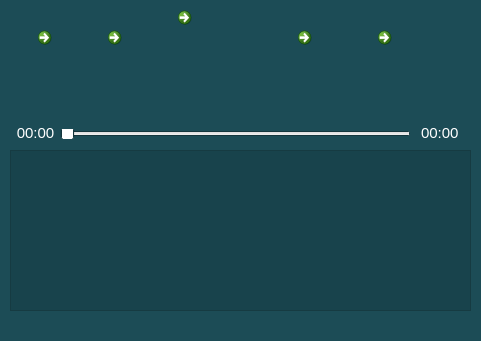
   <widget class="QWidget" name="wPlayer" native="true">
    <property name="enabled">
     <bool>true</bool>
    </property>
    <property name="geometry">
     <rect>
      <x>110</x>
      <y>50</y>
      <width>481</width>
      <height>341</height>
     </rect>
    </property>
    <property name="palette">
     <palette>
      <active>
       <colorrole role="WindowText">
        <brush brushstyle="SolidPattern">
         <color alpha="255">
          <red>0</red>
          <green>0</green>
          <blue>0</blue>
         </color>
        </brush>
       </colorrole>
       <colorrole role="Button">
        <brush brushstyle="SolidPattern">
         <color alpha="255">
          <red>255</red>
          <green>255</green>
          <blue>255</blue>
         </color>
        </brush>
       </colorrole>
       <colorrole role="Light">
        <brush brushstyle="SolidPattern">
         <color alpha="255">
          <red>255</red>
          <green>255</green>
          <blue>255</blue>
         </color>
        </brush>
       </colorrole>
       <colorrole role="Midlight">
        <brush brushstyle="SolidPattern">
         <color alpha="255">
          <red>255</red>
          <green>255</green>
          <blue>255</blue>
         </color>
        </brush>
       </colorrole>
       <colorrole role="Dark">
        <brush brushstyle="SolidPattern">
         <color alpha="255">
          <red>127</red>
          <green>127</green>
          <blue>127</blue>
         </color>
        </brush>
       </colorrole>
       <colorrole role="Mid">
        <brush brushstyle="SolidPattern">
         <color alpha="255">
          <red>170</red>
          <green>170</green>
          <blue>170</blue>
         </color>
        </brush>
       </colorrole>
       <colorrole role="Text">
        <brush brushstyle="SolidPattern">
         <color alpha="255">
          <red>0</red>
          <green>0</green>
          <blue>0</blue>
         </color>
        </brush>
       </colorrole>
       <colorrole role="BrightText">
        <brush brushstyle="SolidPattern">
         <color alpha="255">
          <red>255</red>
          <green>255</green>
          <blue>255</blue>
         </color>
        </brush>
       </colorrole>
       <colorrole role="ButtonText">
        <brush brushstyle="SolidPattern">
         <color alpha="255">
          <red>0</red>
          <green>0</green>
          <blue>0</blue>
         </color>
        </brush>
       </colorrole>
       <colorrole role="Base">
        <brush brushstyle="SolidPattern">
         <color alpha="255">
          <red>255</red>
          <green>255</green>
          <blue>255</blue>
         </color>
        </brush>
       </colorrole>
       <colorrole role="Window">
        <brush brushstyle="SolidPattern">
         <color alpha="255">
          <red>28</red>
          <green>76</green>
          <blue>86</blue>
         </color>
        </brush>
       </colorrole>
       <colorrole role="Shadow">
        <brush brushstyle="SolidPattern">
         <color alpha="255">
          <red>0</red>
          <green>0</green>
          <blue>0</blue>
         </color>
        </brush>
       </colorrole>
       <colorrole role="AlternateBase">
        <brush brushstyle="SolidPattern">
         <color alpha="255">
          <red>255</red>
          <green>255</green>
          <blue>255</blue>
         </color>
        </brush>
       </colorrole>
       <colorrole role="ToolTipBase">
        <brush brushstyle="SolidPattern">
         <color alpha="255">
          <red>255</red>
          <green>255</green>
          <blue>220</blue>
         </color>
        </brush>
       </colorrole>
       <colorrole role="ToolTipText">
        <brush brushstyle="SolidPattern">
         <color alpha="255">
          <red>0</red>
          <green>0</green>
          <blue>0</blue>
         </color>
        </brush>
       </colorrole>
       <colorrole role="PlaceholderText">
        <brush brushstyle="SolidPattern">
         <color alpha="128">
          <red>0</red>
          <green>0</green>
          <blue>0</blue>
         </color>
        </brush>
       </colorrole>
      </active>
      <inactive>
       <colorrole role="WindowText">
        <brush brushstyle="SolidPattern">
         <color alpha="255">
          <red>0</red>
          <green>0</green>
          <blue>0</blue>
         </color>
        </brush>
       </colorrole>
       <colorrole role="Button">
        <brush brushstyle="SolidPattern">
         <color alpha="255">
          <red>255</red>
          <green>255</green>
          <blue>255</blue>
         </color>
        </brush>
       </colorrole>
       <colorrole role="Light">
        <brush brushstyle="SolidPattern">
         <color alpha="255">
          <red>255</red>
          <green>255</green>
          <blue>255</blue>
         </color>
        </brush>
       </colorrole>
       <colorrole role="Midlight">
        <brush brushstyle="SolidPattern">
         <color alpha="255">
          <red>255</red>
          <green>255</green>
          <blue>255</blue>
         </color>
        </brush>
       </colorrole>
       <colorrole role="Dark">
        <brush brushstyle="SolidPattern">
         <color alpha="255">
          <red>127</red>
          <green>127</green>
          <blue>127</blue>
         </color>
        </brush>
       </colorrole>
       <colorrole role="Mid">
        <brush brushstyle="SolidPattern">
         <color alpha="255">
          <red>170</red>
          <green>170</green>
          <blue>170</blue>
         </color>
        </brush>
       </colorrole>
       <colorrole role="Text">
        <brush brushstyle="SolidPattern">
         <color alpha="255">
          <red>0</red>
          <green>0</green>
          <blue>0</blue>
         </color>
        </brush>
       </colorrole>
       <colorrole role="BrightText">
        <brush brushstyle="SolidPattern">
         <color alpha="255">
          <red>255</red>
          <green>255</green>
          <blue>255</blue>
         </color>
        </brush>
       </colorrole>
       <colorrole role="ButtonText">
        <brush brushstyle="SolidPattern">
         <color alpha="255">
          <red>0</red>
          <green>0</green>
          <blue>0</blue>
         </color>
        </brush>
       </colorrole>
       <colorrole role="Base">
        <brush brushstyle="SolidPattern">
         <color alpha="255">
          <red>255</red>
          <green>255</green>
          <blue>255</blue>
         </color>
        </brush>
       </colorrole>
       <colorrole role="Window">
        <brush brushstyle="SolidPattern">
         <color alpha="255">
          <red>28</red>
          <green>76</green>
          <blue>86</blue>
         </color>
        </brush>
       </colorrole>
       <colorrole role="Shadow">
        <brush brushstyle="SolidPattern">
         <color alpha="255">
          <red>0</red>
          <green>0</green>
          <blue>0</blue>
         </color>
        </brush>
       </colorrole>
       <colorrole role="AlternateBase">
        <brush brushstyle="SolidPattern">
         <color alpha="255">
          <red>255</red>
          <green>255</green>
          <blue>255</blue>
         </color>
        </brush>
       </colorrole>
       <colorrole role="ToolTipBase">
        <brush brushstyle="SolidPattern">
         <color alpha="255">
          <red>255</red>
          <green>255</green>
          <blue>220</blue>
         </color>
        </brush>
       </colorrole>
       <colorrole role="ToolTipText">
        <brush brushstyle="SolidPattern">
         <color alpha="255">
          <red>0</red>
          <green>0</green>
          <blue>0</blue>
         </color>
        </brush>
       </colorrole>
       <colorrole role="PlaceholderText">
        <brush brushstyle="SolidPattern">
         <color alpha="128">
          <red>0</red>
          <green>0</green>
          <blue>0</blue>
         </color>
        </brush>
       </colorrole>
      </inactive>
      <disabled>
       <colorrole role="WindowText">
        <brush brushstyle="SolidPattern">
         <color alpha="255">
          <red>127</red>
          <green>127</green>
          <blue>127</blue>
         </color>
        </brush>
       </colorrole>
       <colorrole role="Button">
        <brush brushstyle="SolidPattern">
         <color alpha="255">
          <red>255</red>
          <green>255</green>
          <blue>255</blue>
         </color>
        </brush>
       </colorrole>
       <colorrole role="Light">
        <brush brushstyle="SolidPattern">
         <color alpha="255">
          <red>255</red>
          <green>255</green>
          <blue>255</blue>
         </color>
        </brush>
       </colorrole>
       <colorrole role="Midlight">
        <brush brushstyle="SolidPattern">
         <color alpha="255">
          <red>255</red>
          <green>255</green>
          <blue>255</blue>
         </color>
        </brush>
       </colorrole>
       <colorrole role="Dark">
        <brush brushstyle="SolidPattern">
         <color alpha="255">
          <red>127</red>
          <green>127</green>
          <blue>127</blue>
         </color>
        </brush>
       </colorrole>
       <colorrole role="Mid">
        <brush brushstyle="SolidPattern">
         <color alpha="255">
          <red>170</red>
          <green>170</green>
          <blue>170</blue>
         </color>
        </brush>
       </colorrole>
       <colorrole role="Text">
        <brush brushstyle="SolidPattern">
         <color alpha="255">
          <red>127</red>
          <green>127</green>
          <blue>127</blue>
         </color>
        </brush>
       </colorrole>
       <colorrole role="BrightText">
        <brush brushstyle="SolidPattern">
         <color alpha="255">
          <red>255</red>
          <green>255</green>
          <blue>255</blue>
         </color>
        </brush>
       </colorrole>
       <colorrole role="ButtonText">
        <brush brushstyle="SolidPattern">
         <color alpha="255">
          <red>127</red>
          <green>127</green>
          <blue>127</blue>
         </color>
        </brush>
       </colorrole>
       <colorrole role="Base">
        <brush brushstyle="SolidPattern">
         <color alpha="255">
          <red>28</red>
          <green>76</green>
          <blue>86</blue>
         </color>
        </brush>
       </colorrole>
       <colorrole role="Window">
        <brush brushstyle="SolidPattern">
         <color alpha="255">
          <red>28</red>
          <green>76</green>
          <blue>86</blue>
         </color>
        </brush>
       </colorrole>
       <colorrole role="Shadow">
        <brush brushstyle="SolidPattern">
         <color alpha="255">
          <red>0</red>
          <green>0</green>
          <blue>0</blue>
         </color>
        </brush>
       </colorrole>
       <colorrole role="AlternateBase">
        <brush brushstyle="SolidPattern">
         <color alpha="255">
          <red>255</red>
          <green>255</green>
          <blue>255</blue>
         </color>
        </brush>
       </colorrole>
       <colorrole role="ToolTipBase">
        <brush brushstyle="SolidPattern">
         <color alpha="255">
          <red>255</red>
          <green>255</green>
          <blue>220</blue>
         </color>
        </brush>
       </colorrole>
       <colorrole role="ToolTipText">
        <brush brushstyle="SolidPattern">
         <color alpha="255">
          <red>0</red>
          <green>0</green>
          <blue>0</blue>
         </color>
        </brush>
       </colorrole>
       <colorrole role="PlaceholderText">
        <brush brushstyle="SolidPattern">
         <color alpha="128">
          <red>0</red>
          <green>0</green>
          <blue>0</blue>
         </color>
        </brush>
       </colorrole>
      </disabled>
     </palette>
    </property>
    <property name="autoFillBackground">
     <bool>true</bool>
    </property>
    <widget class="QCommandLinkButton" name="btnPlay">
     <property name="geometry">
      <rect>
       <x>170</x>
       <y>0</y>
       <width>131</width>
       <height>131</height>
      </rect>
     </property>
     <property name="text">
      <string/>
     </property>
     <property name="icon">
      <iconset>
       <normaloff>../Icones/Play2.png</normaloff>../Icones/Play2.png</iconset>
     </property>
     <property name="iconSize">
      <size>
       <width>120</width>
       <height>120</height>
      </size>
     </property>
    </widget>
    <widget class="QCommandLinkButton" name="btnVoltar">
     <property name="geometry">
      <rect>
       <x>30</x>
       <y>20</y>
       <width>80</width>
       <height>81</height>
      </rect>
     </property>
     <property name="text">
      <string/>
     </property>
     <property name="icon">
      <iconset>
       <normaloff>../Icones/preview2.png</normaloff>../Icones/preview2.png</iconset>
     </property>
     <property name="iconSize">
      <size>
       <width>70</width>
       <height>70</height>
      </size>
     </property>
    </widget>
    <widget class="QCommandLinkButton" name="btnAdiantar">
     <property name="geometry">
      <rect>
       <x>370</x>
       <y>20</y>
       <width>80</width>
       <height>81</height>
      </rect>
     </property>
     <property name="text">
      <string/>
     </property>
     <property name="icon">
      <iconset>
       <normaloff>../Icones/Next2.png</normaloff>../Icones/Next2.png</iconset>
     </property>
     <property name="iconSize">
      <size>
       <width>70</width>
       <height>70</height>
      </size>
     </property>
    </widget>
    <widget class="QLabel" name="lblMsgPlayer">
     <property name="geometry">
      <rect>
       <x>10</x>
       <y>316</y>
       <width>451</width>
       <height>20</height>
      </rect>
     </property>
     <property name="palette">
      <palette>
       <active>
        <colorrole role="WindowText">
         <brush brushstyle="SolidPattern">
          <color alpha="255">
           <red>255</red>
           <green>255</green>
           <blue>255</blue>
          </color>
         </brush>
        </colorrole>
       </active>
       <inactive>
        <colorrole role="WindowText">
         <brush brushstyle="SolidPattern">
          <color alpha="255">
           <red>255</red>
           <green>255</green>
           <blue>255</blue>
          </color>
         </brush>
        </colorrole>
       </inactive>
       <disabled>
        <colorrole role="WindowText">
         <brush brushstyle="SolidPattern">
          <color alpha="255">
           <red>127</red>
           <green>127</green>
           <blue>127</blue>
          </color>
         </brush>
        </colorrole>
       </disabled>
      </palette>
     </property>
     <property name="text">
      <string/>
     </property>
     <property name="alignment">
      <set>Qt::AlignCenter</set>
     </property>
    </widget>
    <widget class="QCommandLinkButton" name="btnStop">
     <property name="geometry">
      <rect>
       <x>100</x>
       <y>20</y>
       <width>81</width>
       <height>81</height>
      </rect>
     </property>
     <property name="text">
      <string/>
     </property>
     <property name="icon">
      <iconset>
       <normaloff>../Icones/stop2.png</normaloff>../Icones/stop2.png</iconset>
     </property>
     <property name="iconSize">
      <size>
       <width>70</width>
       <height>70</height>
      </size>
     </property>
    </widget>
    <widget class="QCommandLinkButton" name="btnRandom">
     <property name="geometry">
      <rect>
       <x>290</x>
       <y>20</y>
       <width>80</width>
       <height>81</height>
      </rect>
     </property>
     <property name="text">
      <string/>
     </property>
     <property name="icon">
      <iconset>
       <normaloff>../Icones/ramdom.png</normaloff>../Icones/ramdom.png</iconset>
     </property>
     <property name="iconSize">
      <size>
       <width>70</width>
       <height>70</height>
      </size>
     </property>
    </widget>
    <widget class="QSlider" name="sldMusicPos">
     <property name="geometry">
      <rect>
       <x>60</x>
       <y>129</y>
       <width>351</width>
       <height>10</height>
      </rect>
     </property>
     <property name="orientation">
      <enum>Qt::Horizontal</enum>
     </property>
     <property name="invertedAppearance">
      <bool>false</bool>
     </property>
     <property name="invertedControls">
      <bool>false</bool>
     </property>
    </widget>
    <widget class="QLabel" name="lblTempoMusica">
     <property name="geometry">
      <rect>
       <x>10</x>
       <y>123</y>
       <width>51</width>
       <height>20</height>
      </rect>
     </property>
     <property name="palette">
      <palette>
       <active>
        <colorrole role="WindowText">
         <brush brushstyle="SolidPattern">
          <color alpha="255">
           <red>255</red>
           <green>255</green>
           <blue>255</blue>
          </color>
         </brush>
        </colorrole>
       </active>
       <inactive>
        <colorrole role="WindowText">
         <brush brushstyle="SolidPattern">
          <color alpha="255">
           <red>255</red>
           <green>255</green>
           <blue>255</blue>
          </color>
         </brush>
        </colorrole>
       </inactive>
       <disabled>
        <colorrole role="WindowText">
         <brush brushstyle="SolidPattern">
          <color alpha="255">
           <red>127</red>
           <green>127</green>
           <blue>127</blue>
          </color>
         </brush>
        </colorrole>
       </disabled>
      </palette>
     </property>
     <property name="font">
      <font>
       <pointsize>11</pointsize>
       <weight>50</weight>
       <bold>false</bold>
      </font>
     </property>
     <property name="contextMenuPolicy">
      <enum>Qt::DefaultContextMenu</enum>
     </property>
     <property name="text">
      <string>00:00</string>
     </property>
     <property name="alignment">
      <set>Qt::AlignCenter</set>
     </property>
    </widget>
    <widget class="QLabel" name="lblTempoTotal">
     <property name="geometry">
      <rect>
       <x>421</x>
       <y>123</y>
       <width>41</width>
       <height>20</height>
      </rect>
     </property>
     <property name="palette">
      <palette>
       <active>
        <colorrole role="WindowText">
         <brush brushstyle="SolidPattern">
          <color alpha="255">
           <red>255</red>
           <green>255</green>
           <blue>255</blue>
          </color>
         </brush>
        </colorrole>
       </active>
       <inactive>
        <colorrole role="WindowText">
         <brush brushstyle="SolidPattern">
          <color alpha="255">
           <red>255</red>
           <green>255</green>
           <blue>255</blue>
          </color>
         </brush>
        </colorrole>
       </inactive>
       <disabled>
        <colorrole role="WindowText">
         <brush brushstyle="SolidPattern">
          <color alpha="255">
           <red>127</red>
           <green>127</green>
           <blue>127</blue>
          </color>
         </brush>
        </colorrole>
       </disabled>
      </palette>
     </property>
     <property name="font">
      <font>
       <pointsize>11</pointsize>
      </font>
     </property>
     <property name="text">
      <string>00:00</string>
     </property>
    </widget>
    <widget class="QListView" name="listMusic">
     <property name="geometry">
      <rect>
       <x>10</x>
       <y>150</y>
       <width>461</width>
       <height>161</height>
      </rect>
     </property>
     <property name="palette">
      <palette>
       <active>
        <colorrole role="WindowText">
         <brush brushstyle="SolidPattern">
          <color alpha="255">
           <red>255</red>
           <green>255</green>
           <blue>255</blue>
          </color>
         </brush>
        </colorrole>
        <colorrole role="Text">
         <brush brushstyle="SolidPattern">
          <color alpha="255">
           <red>255</red>
           <green>255</green>
           <blue>255</blue>
          </color>
         </brush>
        </colorrole>
        <colorrole role="BrightText">
         <brush brushstyle="SolidPattern">
          <color alpha="255">
           <red>0</red>
           <green>85</green>
           <blue>127</blue>
          </color>
         </brush>
        </colorrole>
        <colorrole role="Base">
         <brush brushstyle="SolidPattern">
          <color alpha="255">
           <red>24</red>
           <green>67</green>
           <blue>76</blue>
          </color>
         </brush>
        </colorrole>
        <colorrole role="PlaceholderText">
         <brush brushstyle="NoBrush">
          <color alpha="128">
           <red>255</red>
           <green>255</green>
           <blue>255</blue>
          </color>
         </brush>
        </colorrole>
       </active>
       <inactive>
        <colorrole role="WindowText">
         <brush brushstyle="SolidPattern">
          <color alpha="255">
           <red>255</red>
           <green>255</green>
           <blue>255</blue>
          </color>
         </brush>
        </colorrole>
        <colorrole role="Text">
         <brush brushstyle="SolidPattern">
          <color alpha="255">
           <red>255</red>
           <green>255</green>
           <blue>255</blue>
          </color>
         </brush>
        </colorrole>
        <colorrole role="BrightText">
         <brush brushstyle="SolidPattern">
          <color alpha="255">
           <red>0</red>
           <green>85</green>
           <blue>127</blue>
          </color>
         </brush>
        </colorrole>
        <colorrole role="Base">
         <brush brushstyle="SolidPattern">
          <color alpha="255">
           <red>24</red>
           <green>67</green>
           <blue>76</blue>
          </color>
         </brush>
        </colorrole>
        <colorrole role="PlaceholderText">
         <brush brushstyle="NoBrush">
          <color alpha="128">
           <red>255</red>
           <green>255</green>
           <blue>255</blue>
          </color>
         </brush>
        </colorrole>
       </inactive>
       <disabled>
        <colorrole role="WindowText">
         <brush brushstyle="SolidPattern">
          <color alpha="255">
           <red>127</red>
           <green>127</green>
           <blue>127</blue>
          </color>
         </brush>
        </colorrole>
        <colorrole role="Text">
         <brush brushstyle="SolidPattern">
          <color alpha="255">
           <red>127</red>
           <green>127</green>
           <blue>127</blue>
          </color>
         </brush>
        </colorrole>
        <colorrole role="BrightText">
         <brush brushstyle="SolidPattern">
          <color alpha="255">
           <red>0</red>
           <green>85</green>
           <blue>127</blue>
          </color>
         </brush>
        </colorrole>
        <colorrole role="Base">
         <brush brushstyle="SolidPattern">
          <color alpha="255">
           <red>28</red>
           <green>76</green>
           <blue>86</blue>
          </color>
         </brush>
        </colorrole>
        <colorrole role="PlaceholderText">
         <brush brushstyle="NoBrush">
          <color alpha="128">
           <red>255</red>
           <green>255</green>
           <blue>255</blue>
          </color>
         </brush>
        </colorrole>
       </disabled>
      </palette>
     </property>
    </widget>
   </widget>
